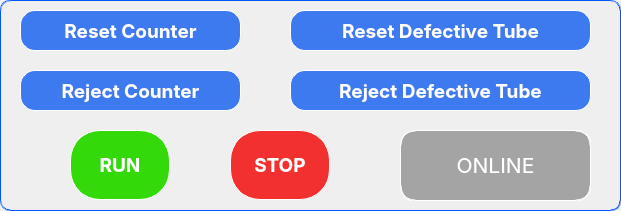
         <widget class="QGroupBox" name="groupBox_7">
          <property name="geometry">
           <rect>
            <x>790</x>
            <y>510</y>
            <width>621</width>
            <height>211</height>
           </rect>
          </property>
          <property name="styleSheet">
           <string notr="true">border: 1px groove #0055FF;
opacity: 0.7;
border-radius: 10px;
</string>
          </property>
          <property name="title">
           <string/>
          </property>
          <widget class="QPushButton" name="btnResetCounter">
           <property name="geometry">
            <rect>
             <x>20</x>
             <y>10</y>
             <width>221</width>
             <height>41</height>
            </rect>
           </property>
           <property name="font">
            <font>
             <family>Inter</family>
             <pointsize>14</pointsize>
             <bold>true</bold>
            </font>
           </property>
           <property name="styleSheet">
            <string notr="true">QPushButton#btnResetCounter{
	border-radius: 15px;
	color: white;
	opacity: 0.7;
	font-family: Inter, sans-serif;
	border: 1px solid #FFFFFF;
	background-color: #3D7AEF;
}

QPushButton#btnResetCounter:hover {
    background-color: #FFA500;  /* Màu nền khi hover */
}

QPushButton#btnResetCounter:pressed {
    padding-left: 5px;
    padding-top: 5px;
}




</string>
           </property>
           <property name="text">
            <string>Reset Counter</string>
           </property>
          </widget>
          <widget class="QPushButton" name="btnRejectCounter">
           <property name="geometry">
            <rect>
             <x>20</x>
             <y>70</y>
             <width>221</width>
             <height>41</height>
            </rect>
           </property>
           <property name="font">
            <font>
             <family>Inter</family>
             <pointsize>14</pointsize>
             <bold>true</bold>
            </font>
           </property>
           <property name="styleSheet">
            <string notr="true">QPushButton#btnRejectCounter{
	border-radius: 15px;
	color: white;
	opacity: 0.7;
	font-family: Inter, sans-serif;
	border: 1px solid #FFFFFF;
	background-color: #3D7AEF;
}

QPushButton#btnRejectCounter:hover {
    background-color: #FFA500;  /* Màu nền khi hover */
}

QPushButton#btnRejectCounter:pressed {
    padding-left: 5px;
    padding-top: 5px;
}




</string>
           </property>
           <property name="text">
            <string>Reject Counter</string>
           </property>
          </widget>
          <widget class="QPushButton" name="btnResetDefective">
           <property name="geometry">
            <rect>
             <x>290</x>
             <y>10</y>
             <width>301</width>
             <height>41</height>
            </rect>
           </property>
           <property name="font">
            <font>
             <family>Inter</family>
             <pointsize>14</pointsize>
             <bold>true</bold>
            </font>
           </property>
           <property name="styleSheet">
            <string notr="true">QPushButton#btnResetDefective{
	border-radius: 15px;
	color: white;
	opacity: 0.7;
	font-family: Inter, sans-serif;
	border: 1px solid #FFFFFF;
	background-color: #3D7AEF;
}

QPushButton#btnResetDefective:hover {
    background-color: #FFA500;  /* Màu nền khi hover */
}

QPushButton#btnResetDefective:pressed {
    padding-left: 5px;
    padding-top: 5px;
}




</string>
           </property>
           <property name="text">
            <string>Reset Defective Tube</string>
           </property>
          </widget>
          <widget class="QPushButton" name="btnRejectDefective">
           <property name="geometry">
            <rect>
             <x>290</x>
             <y>70</y>
             <width>301</width>
             <height>41</height>
            </rect>
           </property>
           <property name="font">
            <font>
             <family>Inter</family>
             <pointsize>14</pointsize>
             <bold>true</bold>
            </font>
           </property>
           <property name="styleSheet">
            <string notr="true">QPushButton#btnRejectDefective{
	border-radius: 15px;
	color: white;
	opacity: 0.7;
	font-family: Inter, sans-serif;
	border: 1px solid #FFFFFF;
	background-color: #3D7AEF;
}

QPushButton#btnRejectDefective:hover {
    background-color: #FFA500;  /* Màu nền khi hover */
}

QPushButton#btnRejectDefective:pressed {
    padding-left: 5px;
    padding-top: 5px;
}




</string>
           </property>
           <property name="text">
            <string>Reject Defective Tube</string>
           </property>
          </widget>
          <widget class="QPushButton" name="btnRun">
           <property name="geometry">
            <rect>
             <x>70</x>
             <y>130</y>
             <width>100</width>
             <height>70</height>
            </rect>
           </property>
           <property name="font">
            <font>
             <family>Inter</family>
             <pointsize>14</pointsize>
             <bold>true</bold>
            </font>
           </property>
           <property name="styleSheet">
            <string notr="true">QPushButton#btnRun{
	border-radius: 30px;
	color: white;
	opacity: 0.7;
	font-family: Inter, sans-serif;
	border: 1px solid #FFFFFF;
	background-color: #33D909;
}

QPushButton#btnRun:hover {
    background-color: #FFA500;  /* Màu nền khi hover */
}

QPushButton#btnRun:pressed {
    padding-left: 5px;
    padding-top: 5px;
}




</string>
           </property>
           <property name="text">
            <string>RUN</string>
           </property>
          </widget>
          <widget class="QPushButton" name="btnStop">
           <property name="geometry">
            <rect>
             <x>230</x>
             <y>130</y>
             <width>100</width>
             <height>70</height>
            </rect>
           </property>
           <property name="font">
            <font>
             <family>Inter</family>
             <pointsize>14</pointsize>
             <bold>true</bold>
            </font>
           </property>
           <property name="styleSheet">
            <string notr="true">QPushButton#btnStop{
	border-radius: 30px;
	color: white;
	opacity: 0.7;
	font-family: Inter, sans-serif;
	border: 1px solid #FFFFFF;
	background-color: #F23030;
}

QPushButton#btnStop:hover {
    background-color: #FFA500;  /* Màu nền khi hover */
}

QPushButton#btnStop:pressed {
    padding-left: 5px;
    padding-top: 5px;
}




</string>
           </property>
           <property name="text">
            <string>STOP</string>
           </property>
          </widget>
          <widget class="QLabel" name="lbStatusSystem">
           <property name="geometry">
            <rect>
             <x>400</x>
             <y>130</y>
             <width>191</width>
             <height>71</height>
            </rect>
           </property>
           <property name="font">
            <font>
             <family>Inter</family>
             <pointsize>16</pointsize>
            </font>
           </property>
           <property name="styleSheet">
            <string notr="true">border-radius: 15px;
color: white;
background-color: #A4A4A4;
opacity: 0.7;
font-family: Inter, sans-serif;
border: 1px solid #fffff;
border-color: white;


</string>
           </property>
           <property name="frameShadow">
            <enum>QFrame::Plain</enum>
           </property>
           <property name="lineWidth">
            <number>2</number>
           </property>
           <property name="text">
            <string>ONLINE</string>
           </property>
           <property name="alignment">
            <set>Qt::AlignCenter</set>
           </property>
          </widget>
         </widget>
